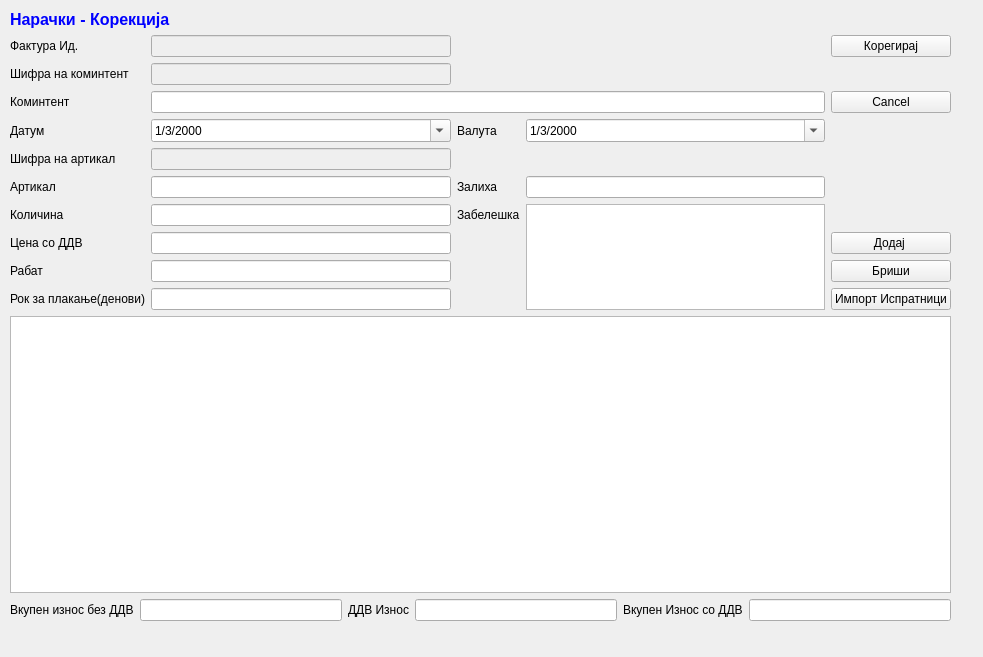
<?xml version="1.0" encoding="UTF-8"?>
<ui version="4.0">
 <class>NarackiKorekcija</class>
 <widget class="QWidget" name="NarackiKorekcija">
  <property name="geometry">
   <rect>
    <x>0</x>
    <y>0</y>
    <width>983</width>
    <height>657</height>
   </rect>
  </property>
  <property name="windowTitle">
   <string>Form</string>
  </property>
  <widget class="QWidget" name="layoutWidget">
   <property name="geometry">
    <rect>
     <x>10</x>
     <y>10</y>
     <width>941</width>
     <height>611</height>
    </rect>
   </property>
   <layout class="QGridLayout" name="gridLayout">
    <item row="1" column="1">
     <widget class="QLineEdit" name="faktura_id">
      <property name="enabled">
       <bool>false</bool>
      </property>
      <property name="palette">
       <palette>
        <active>
         <colorrole role="Text">
          <brush brushstyle="SolidPattern">
           <color alpha="255">
            <red>0</red>
            <green>0</green>
            <blue>0</blue>
           </color>
          </brush>
         </colorrole>
        </active>
        <inactive>
         <colorrole role="Text">
          <brush brushstyle="SolidPattern">
           <color alpha="255">
            <red>0</red>
            <green>0</green>
            <blue>0</blue>
           </color>
          </brush>
         </colorrole>
        </inactive>
        <disabled>
         <colorrole role="Text">
          <brush brushstyle="SolidPattern">
           <color alpha="255">
            <red>0</red>
            <green>0</green>
            <blue>255</blue>
           </color>
          </brush>
         </colorrole>
        </disabled>
       </palette>
      </property>
      <property name="styleSheet">
       <string notr="true"/>
      </property>
     </widget>
    </item>
    <item row="6" column="1">
     <widget class="QLineEdit" name="artikal">
      <property name="enabled">
       <bool>true</bool>
      </property>
      <property name="toolTip">
       <string>&lt;html&gt;&lt;head/&gt;&lt;body&gt;&lt;p&gt;Притисни ЕНТЕР за да те однесе во листата&lt;/p&gt;&lt;/body&gt;&lt;/html&gt;</string>
      </property>
      <property name="readOnly">
       <bool>false</bool>
      </property>
     </widget>
    </item>
    <item row="8" column="4">
     <widget class="QPushButton" name="pushButton_3">
      <property name="text">
       <string>Додај </string>
      </property>
     </widget>
    </item>
    <item row="0" column="0" colspan="2">
     <widget class="QLabel" name="label_4">
      <property name="text">
       <string>&lt;!DOCTYPE HTML PUBLIC &quot;-//W3C//DTD HTML 4.0//EN&quot; &quot;http://www.w3.org/TR/REC-html40/strict.dtd&quot;&gt;
&lt;html&gt;&lt;head&gt;&lt;meta name=&quot;qrichtext&quot; content=&quot;1&quot; /&gt;&lt;style type=&quot;text/css&quot;&gt;
p, li { white-space: pre-wrap; }
&lt;/style&gt;&lt;/head&gt;&lt;body style=&quot; font-family:'Sans Serif'; font-size:9pt; font-weight:400; font-style:normal;&quot;&gt;
&lt;p style=&quot; margin-top:0px; margin-bottom:0px; margin-left:0px; margin-right:0px; -qt-block-indent:0; text-indent:0px;&quot;&gt;&lt;span style=&quot; font-family:'MS Shell Dlg 2'; font-size:12pt; font-weight:600; color:#0000ff;&quot;&gt;Нарачки - Корекција&lt;/span&gt;&lt;/p&gt;&lt;/body&gt;&lt;/html&gt;</string>
      </property>
     </widget>
    </item>
    <item row="1" column="0">
     <widget class="QLabel" name="label_7">
      <property name="text">
       <string>Фактура Ид.</string>
      </property>
     </widget>
    </item>
    <item row="1" column="4">
     <widget class="QPushButton" name="pushButton_4">
      <property name="text">
       <string> Корегирај </string>
      </property>
      <property name="icon">
       <iconset>
        <normaloff>../../../Brisi/sterna/Resources/key_f9.png</normaloff>../../../Brisi/sterna/Resources/key_f9.png</iconset>
      </property>
     </widget>
    </item>
    <item row="3" column="0">
     <widget class="QLabel" name="label">
      <property name="text">
       <string>Коминтент</string>
      </property>
     </widget>
    </item>
    <item row="3" column="4">
     <widget class="QPushButton" name="pushButton_5">
      <property name="text">
       <string>Cancel</string>
      </property>
     </widget>
    </item>
    <item row="4" column="0">
     <widget class="QLabel" name="label_2">
      <property name="text">
       <string>Датум</string>
      </property>
     </widget>
    </item>
    <item row="6" column="0">
     <widget class="QLabel" name="label_3">
      <property name="text">
       <string>Артикал</string>
      </property>
     </widget>
    </item>
    <item row="9" column="0">
     <widget class="QLabel" name="label_9">
      <property name="text">
       <string>Рабат</string>
      </property>
     </widget>
    </item>
    <item row="9" column="1">
     <widget class="QLineEdit" name="rabat"/>
    </item>
    <item row="9" column="4">
     <widget class="QPushButton" name="pushButton_6">
      <property name="text">
       <string>Бриши</string>
      </property>
     </widget>
    </item>
    <item row="11" column="0" colspan="5">
     <widget class="QTableView" name="tableView"/>
    </item>
    <item row="4" column="1">
     <widget class="QDateTimeEdit" name="dateTimeDatum">
      <property name="date">
       <date>
        <year>2000</year>
        <month>3</month>
        <day>1</day>
       </date>
      </property>
      <property name="displayFormat">
       <string>d/M/yyyy</string>
      </property>
      <property name="calendarPopup">
       <bool>true</bool>
      </property>
     </widget>
    </item>
    <item row="10" column="1">
     <widget class="QLineEdit" name="rok_za_plakanje_denovi"/>
    </item>
    <item row="10" column="0">
     <widget class="QLabel" name="label_10">
      <property name="text">
       <string>Рок за плакање(денови)</string>
      </property>
     </widget>
    </item>
    <item row="10" column="4">
     <widget class="QPushButton" name="pushButtonA">
      <property name="text">
       <string>Импорт Испратници</string>
      </property>
     </widget>
    </item>
    <item row="3" column="1" colspan="3">
     <widget class="QLineEdit" name="komintent">
      <property name="enabled">
       <bool>true</bool>
      </property>
      <property name="toolTip">
       <string>&lt;html&gt;&lt;head/&gt;&lt;body&gt;&lt;p&gt;Притисни ЕНТЕР за да те однесе во листата&lt;/p&gt;&lt;/body&gt;&lt;/html&gt;</string>
      </property>
      <property name="readOnly">
       <bool>false</bool>
      </property>
     </widget>
    </item>
    <item row="4" column="3">
     <widget class="QDateTimeEdit" name="dateTimeValuta">
      <property name="date">
       <date>
        <year>2000</year>
        <month>3</month>
        <day>1</day>
       </date>
      </property>
      <property name="displayFormat">
       <string>d/M/yyyy</string>
      </property>
      <property name="calendarPopup">
       <bool>true</bool>
      </property>
     </widget>
    </item>
    <item row="4" column="2">
     <widget class="QLabel" name="label_12">
      <property name="text">
       <string>Валута</string>
      </property>
     </widget>
    </item>
    <item row="7" column="2">
     <widget class="QLabel" name="label_11">
      <property name="text">
       <string>Забелешка</string>
      </property>
     </widget>
    </item>
    <item row="6" column="2">
     <widget class="QLabel" name="label_8">
      <property name="text">
       <string>Залиха</string>
      </property>
     </widget>
    </item>
    <item row="6" column="3">
     <widget class="QLineEdit" name="zaliha"/>
    </item>
    <item row="7" column="3" rowspan="4">
     <widget class="QTextEdit" name="zabeleska"/>
    </item>
    <item row="8" column="1">
     <widget class="QLineEdit" name="cena_so_ddv"/>
    </item>
    <item row="7" column="1">
     <widget class="QLineEdit" name="kolicina"/>
    </item>
    <item row="8" column="0">
     <widget class="QLabel" name="label_5">
      <property name="text">
       <string>Цена со ДДВ</string>
      </property>
     </widget>
    </item>
    <item row="7" column="0">
     <widget class="QLabel" name="label_6">
      <property name="text">
       <string>Количина</string>
      </property>
     </widget>
    </item>
    <item row="12" column="0" colspan="5">
     <layout class="QGridLayout" name="gridLayout_2">
      <item row="0" column="0">
       <widget class="QLabel" name="label_13">
        <property name="text">
         <string>Вкупен износ без ДДВ</string>
        </property>
       </widget>
      </item>
      <item row="0" column="1">
       <widget class="QLineEdit" name="vk_iznos_bez_ddv">
        <property name="readOnly">
         <bool>true</bool>
        </property>
       </widget>
      </item>
      <item row="0" column="2">
       <widget class="QLabel" name="label_14">
        <property name="text">
         <string>ДДВ Износ</string>
        </property>
       </widget>
      </item>
      <item row="0" column="3">
       <widget class="QLineEdit" name="vk_ddv_iznos">
        <property name="readOnly">
         <bool>true</bool>
        </property>
       </widget>
      </item>
      <item row="0" column="4">
       <widget class="QLabel" name="label_15">
        <property name="text">
         <string>Вкупен Износ со ДДВ</string>
        </property>
       </widget>
      </item>
      <item row="0" column="5">
       <widget class="QLineEdit" name="vk_iznos_so_ddv">
        <property name="readOnly">
         <bool>true</bool>
        </property>
       </widget>
      </item>
     </layout>
    </item>
    <item row="2" column="0">
     <widget class="QLabel" name="label_16">
      <property name="text">
       <string>Шифра на коминтент</string>
      </property>
     </widget>
    </item>
    <item row="5" column="0">
     <widget class="QLabel" name="label_17">
      <property name="text">
       <string>Шифра на артикал</string>
      </property>
     </widget>
    </item>
    <item row="2" column="1">
     <widget class="QLineEdit" name="sifra_komintent">
      <property name="enabled">
       <bool>false</bool>
      </property>
      <property name="palette">
       <palette>
        <active>
         <colorrole role="Text">
          <brush brushstyle="SolidPattern">
           <color alpha="255">
            <red>0</red>
            <green>0</green>
            <blue>0</blue>
           </color>
          </brush>
         </colorrole>
        </active>
        <inactive>
         <colorrole role="Text">
          <brush brushstyle="SolidPattern">
           <color alpha="255">
            <red>0</red>
            <green>0</green>
            <blue>0</blue>
           </color>
          </brush>
         </colorrole>
        </inactive>
        <disabled>
         <colorrole role="Text">
          <brush brushstyle="SolidPattern">
           <color alpha="255">
            <red>0</red>
            <green>0</green>
            <blue>255</blue>
           </color>
          </brush>
         </colorrole>
        </disabled>
       </palette>
      </property>
      <property name="styleSheet">
       <string notr="true"/>
      </property>
     </widget>
    </item>
    <item row="5" column="1">
     <widget class="QLineEdit" name="sifra_artikal">
      <property name="enabled">
       <bool>false</bool>
      </property>
      <property name="palette">
       <palette>
        <active>
         <colorrole role="Text">
          <brush brushstyle="SolidPattern">
           <color alpha="255">
            <red>0</red>
            <green>0</green>
            <blue>0</blue>
           </color>
          </brush>
         </colorrole>
        </active>
        <inactive>
         <colorrole role="Text">
          <brush brushstyle="SolidPattern">
           <color alpha="255">
            <red>0</red>
            <green>0</green>
            <blue>0</blue>
           </color>
          </brush>
         </colorrole>
        </inactive>
        <disabled>
         <colorrole role="Text">
          <brush brushstyle="SolidPattern">
           <color alpha="255">
            <red>0</red>
            <green>0</green>
            <blue>255</blue>
           </color>
          </brush>
         </colorrole>
        </disabled>
       </palette>
      </property>
      <property name="styleSheet">
       <string notr="true"/>
      </property>
      <property name="readOnly">
       <bool>true</bool>
      </property>
     </widget>
    </item>
   </layout>
  </widget>
 </widget>
 <tabstops>
  <tabstop>faktura_id</tabstop>
  <tabstop>sifra_komintent</tabstop>
  <tabstop>komintent</tabstop>
  <tabstop>dateTimeDatum</tabstop>
  <tabstop>dateTimeValuta</tabstop>
  <tabstop>sifra_artikal</tabstop>
  <tabstop>artikal</tabstop>
  <tabstop>zaliha</tabstop>
  <tabstop>kolicina</tabstop>
  <tabstop>cena_so_ddv</tabstop>
  <tabstop>rabat</tabstop>
  <tabstop>rok_za_plakanje_denovi</tabstop>
  <tabstop>pushButton_3</tabstop>
  <tabstop>pushButton_6</tabstop>
  <tabstop>pushButtonA</tabstop>
  <tabstop>pushButton_4</tabstop>
  <tabstop>pushButton_5</tabstop>
  <tabstop>zabeleska</tabstop>
  <tabstop>tableView</tabstop>
  <tabstop>vk_iznos_bez_ddv</tabstop>
  <tabstop>vk_ddv_iznos</tabstop>
  <tabstop>vk_iznos_so_ddv</tabstop>
 </tabstops>
 <resources/>
 <connections/>
</ui>
